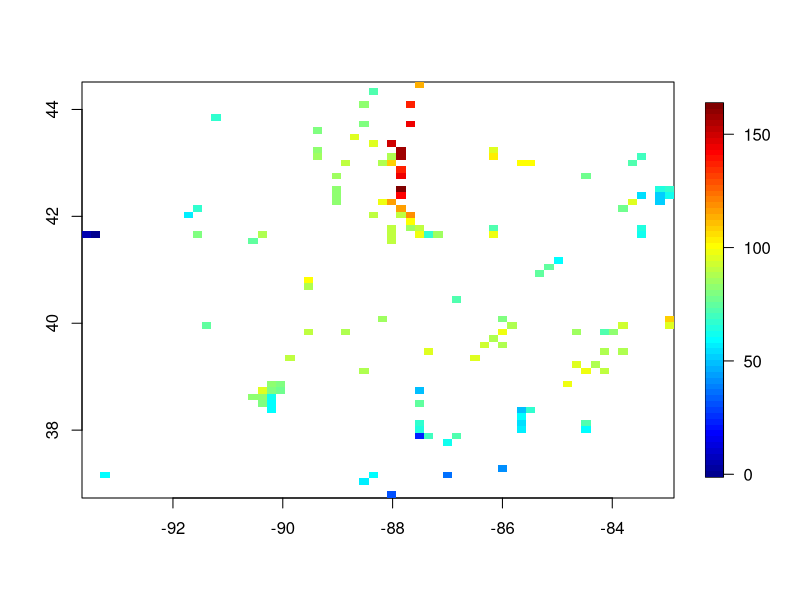

Generate this figure with R:
library(fields)


### Name: ozone2
### Title: Daily 8-hour ozone averages for sites in the Midwest
### Aliases: ozone2
### Keywords: datasets

### ** Examples

data( ozone2)

# pairwise correlation among all stations
# ( See cover.design to continue this example)
cor.mat<- cor( ozone2$y, use="pairwise")

#raw data image for day number 16 
good<- !is.na( ozone2$y[16,])
out<- as.image( ozone2$y[16,good], x=ozone2$lon.lat[good,])
image.plot( out)
